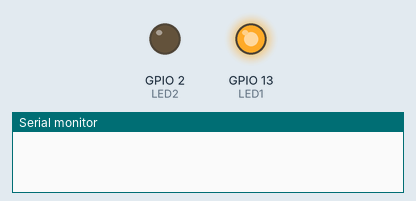
Simulated run of this sketch. Board: ESP32. Shown: output pins drawn as LEDs (lit = HIGH), the last lines printed to the serial monitor.

Above: at 0.7 s.
At 2.6 s:
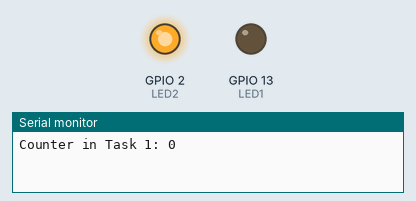
At 3.8 s:
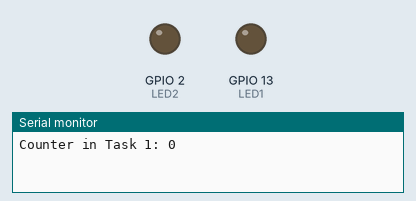
Timing chart, 0 to 6.2 s (numbered marks = the images above):
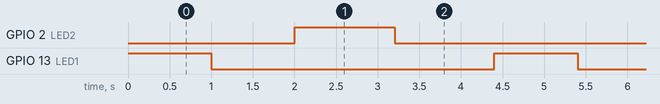

The sketch:

Semaforo1.ino
```cpp
/*
   This sketch uses semaphores to synchronize two LEDs. The blink sketches run in two tasks and on two cores.
   As shown in hte video you can either blink them sequencially or in parallel
*/
#define LED1 13
#define LED2 2

TaskHandle_t Task1, Task2;
SemaphoreHandle_t baton;

int counter = 0;
int cou= 0;
int con,c;

void blink(byte pin, int duration) {

  digitalWrite(pin, HIGH);
  delay(duration);
  digitalWrite(pin, LOW);
  delay(duration);

}

void codeForTask1( void * parameter )
{
  for (;;) {
    xSemaphoreTake( baton, portMAX_DELAY );
    blink(LED1, 1000);
    xSemaphoreGive( baton );
    delay(50);
    Serial.print("Counter in Task 1: ");
    Serial.println(counter);
    counter++;
    if(counter==31)
    {
      con=0;
      counter=con;
      con++;
    }
  }
}

void codeForTask2( void * parameter )
{
  for (;;) {
    xSemaphoreTake( baton, portMAX_DELAY );
    blink(LED2, 1200);
    xSemaphoreGive( baton );
    delay(50);
    Serial.print("                            Counter in Task 2: ");
    Serial.println(cou);
    cou++;
    if(cou==21)
    {
      c=1;
      cou=c;
      c++;
    }
  }
}

// the setup function runs once when you press reset or power the board
void setup() {
  Serial.begin(115200);
  // initialize digital pin LED_BUILTIN as an output.

  pinMode(LED1, OUTPUT);
  pinMode(LED2, OUTPUT);

  baton = xSemaphoreCreateMutex();

// A viewer suggested to use :     &codeForTask1, because his ESP crashed

  xTaskCreatePinnedToCore(
    codeForTask1,
    "led1Task",
    1000,
    NULL,
    1,
    &Task1,
    0);
  delay(500);  // needed to start-up task1

  xTaskCreatePinnedToCore(
    codeForTask2,
    "led2Task",
    1000,
    NULL,
    1,
    &Task2,
    1);

}


void loop() {

  delay(10);
}
```

Measured:
- by itself, GPIO 2 (LED2): alternates HIGH for 1.2 s and LOW for 3.2 s
- by itself, GPIO 13 (LED1): alternates HIGH for 1.0 s and LOW for 3.4 s
- by itself, everything shown: repeats every 4.4 s, in 4 steps
